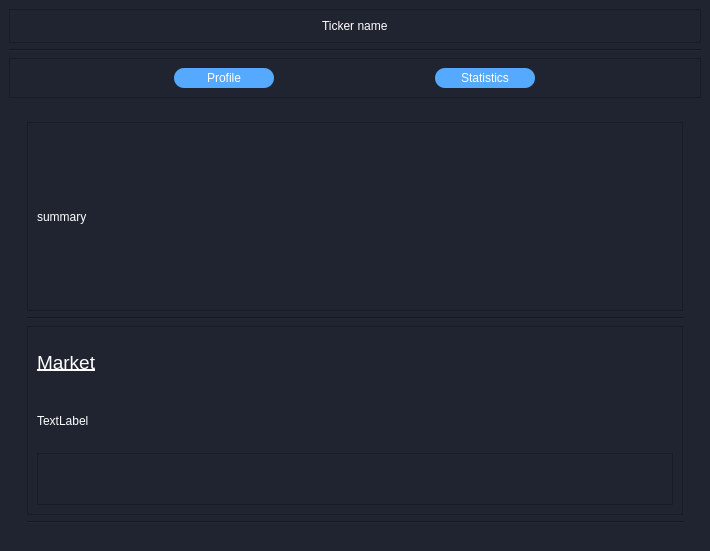
<?xml version="1.0" encoding="UTF-8"?>
<ui version="4.0">
 <class>MainWindow</class>
 <widget class="QMainWindow" name="MainWindow">
  <property name="geometry">
   <rect>
    <x>0</x>
    <y>0</y>
    <width>710</width>
    <height>551</height>
   </rect>
  </property>
  <property name="windowTitle">
   <string>MainWindow</string>
  </property>
  <property name="styleSheet">
   <string notr="true">color:rgb(255, 255, 255)</string>
  </property>
  <widget class="QWidget" name="centralwidget">
   <property name="styleSheet">
    <string notr="true">background-color: rgb(32, 36, 48);</string>
   </property>
   <layout class="QVBoxLayout" name="verticalLayout">
    <item>
     <widget class="QFrame" name="frame">
      <property name="frameShape">
       <enum>QFrame::StyledPanel</enum>
      </property>
      <property name="frameShadow">
       <enum>QFrame::Raised</enum>
      </property>
      <layout class="QVBoxLayout" name="verticalLayout_2">
       <item alignment="Qt::AlignHCenter">
        <widget class="QLabel" name="ticker_name">
         <property name="styleSheet">
          <string notr="true">font: 75 24pt &quot;MS Shell Dlg 2&quot;;</string>
         </property>
         <property name="text">
          <string>Ticker name</string>
         </property>
        </widget>
       </item>
      </layout>
     </widget>
    </item>
    <item>
     <widget class="Line" name="line_5">
      <property name="orientation">
       <enum>Qt::Horizontal</enum>
      </property>
     </widget>
    </item>
    <item>
     <widget class="QFrame" name="frame_3">
      <property name="styleSheet">
       <string notr="true">QPushButton {
	border-radius:10px;
	background-color:rgb(85, 170, 255);
}
QPushButton::hover {
	border-radius:10px;
    background-color:rgb(63, 126, 189);
}
QPushButton::pressed {
	border-radius:10px;	
    background-color:rgb(37, 75, 112);
}</string>
      </property>
      <property name="frameShape">
       <enum>QFrame::StyledPanel</enum>
      </property>
      <property name="frameShadow">
       <enum>QFrame::Raised</enum>
      </property>
      <layout class="QHBoxLayout" name="horizontalLayout">
       <item>
        <widget class="QPushButton" name="profile_btn">
         <property name="minimumSize">
          <size>
           <width>0</width>
           <height>20</height>
          </size>
         </property>
         <property name="maximumSize">
          <size>
           <width>100</width>
           <height>16777215</height>
          </size>
         </property>
         <property name="cursor">
          <cursorShape>PointingHandCursor</cursorShape>
         </property>
         <property name="text">
          <string>Profile</string>
         </property>
        </widget>
       </item>
       <item>
        <widget class="QPushButton" name="stats_btn">
         <property name="minimumSize">
          <size>
           <width>0</width>
           <height>20</height>
          </size>
         </property>
         <property name="maximumSize">
          <size>
           <width>100</width>
           <height>16777215</height>
          </size>
         </property>
         <property name="cursor">
          <cursorShape>PointingHandCursor</cursorShape>
         </property>
         <property name="text">
          <string>Statistics</string>
         </property>
        </widget>
       </item>
      </layout>
     </widget>
    </item>
    <item>
     <widget class="QStackedWidget" name="stackedWidget">
      <property name="currentIndex">
       <number>1</number>
      </property>
      <widget class="QWidget" name="stock_profile_page">
       <layout class="QVBoxLayout" name="verticalLayout_3">
        <item>
         <widget class="Line" name="line_4">
          <property name="orientation">
           <enum>Qt::Horizontal</enum>
          </property>
         </widget>
        </item>
        <item>
         <widget class="QScrollArea" name="scrollArea">
          <property name="frameShape">
           <enum>QFrame::NoFrame</enum>
          </property>
          <property name="widgetResizable">
           <bool>true</bool>
          </property>
          <widget class="QWidget" name="scrollAreaWidgetContents">
           <property name="geometry">
            <rect>
             <x>0</x>
             <y>0</y>
             <width>657</width>
             <height>402</height>
            </rect>
           </property>
           <layout class="QGridLayout" name="gridLayout">
            <item row="4" column="0">
             <widget class="Line" name="line">
              <property name="orientation">
               <enum>Qt::Horizontal</enum>
              </property>
             </widget>
            </item>
            <item row="8" column="0">
             <widget class="Line" name="line_3">
              <property name="orientation">
               <enum>Qt::Horizontal</enum>
              </property>
             </widget>
            </item>
            <item row="13" column="0">
             <widget class="Line" name="line_2">
              <property name="orientation">
               <enum>Qt::Horizontal</enum>
              </property>
             </widget>
            </item>
            <item row="14" column="0" alignment="Qt::AlignTop">
             <widget class="QFrame" name="frame_6">
              <property name="frameShape">
               <enum>QFrame::StyledPanel</enum>
              </property>
              <property name="frameShadow">
               <enum>QFrame::Raised</enum>
              </property>
              <layout class="QGridLayout" name="gridLayout_5">
               <item row="0" column="0">
                <widget class="QLabel" name="website">
                 <property name="text">
                  <string>website</string>
                 </property>
                </widget>
               </item>
              </layout>
             </widget>
            </item>
            <item row="0" column="0">
             <widget class="QFrame" name="summary_frame">
              <property name="frameShape">
               <enum>QFrame::StyledPanel</enum>
              </property>
              <property name="frameShadow">
               <enum>QFrame::Raised</enum>
              </property>
              <layout class="QGridLayout" name="gridLayout_4">
               <item row="0" column="0">
                <widget class="QLabel" name="summary">
                 <property name="styleSheet">
                  <string notr="true">font: 12pt &quot;MS Shell Dlg 2&quot;;</string>
                 </property>
                 <property name="text">
                  <string>summary</string>
                 </property>
                </widget>
               </item>
              </layout>
             </widget>
            </item>
            <item row="5" column="0">
             <widget class="QFrame" name="frame_2">
              <property name="frameShape">
               <enum>QFrame::StyledPanel</enum>
              </property>
              <property name="frameShadow">
               <enum>QFrame::Raised</enum>
              </property>
              <layout class="QGridLayout" name="gridLayout_2">
               <item row="1" column="0">
                <widget class="QLabel" name="sector">
                 <property name="text">
                  <string>TextLabel</string>
                 </property>
                </widget>
               </item>
               <item row="2" column="0">
                <widget class="QLabel" name="label_13">
                 <property name="font">
                  <font>
                   <family>MS Shell Dlg 2</family>
                   <pointsize>14</pointsize>
                   <weight>9</weight>
                   <italic>false</italic>
                   <bold>false</bold>
                   <underline>true</underline>
                  </font>
                 </property>
                 <property name="styleSheet">
                  <string notr="true">font: 75 14pt &quot;MS Shell Dlg 2&quot;;</string>
                 </property>
                 <property name="text">
                  <string>Full Time Employees</string>
                 </property>
                </widget>
               </item>
               <item row="0" column="1">
                <widget class="QLabel" name="label_5">
                 <property name="font">
                  <font>
                   <family>MS Shell Dlg 2</family>
                   <pointsize>14</pointsize>
                   <weight>9</weight>
                   <italic>false</italic>
                   <bold>false</bold>
                   <underline>true</underline>
                  </font>
                 </property>
                 <property name="styleSheet">
                  <string notr="true">font: 75 14pt &quot;MS Shell Dlg 2&quot;;</string>
                 </property>
                 <property name="text">
                  <string>Industry</string>
                 </property>
                </widget>
               </item>
               <item row="0" column="0">
                <widget class="QLabel" name="label_3">
                 <property name="font">
                  <font>
                   <family>MS Shell Dlg 2</family>
                   <pointsize>14</pointsize>
                   <weight>9</weight>
                   <italic>false</italic>
                   <bold>false</bold>
                   <underline>true</underline>
                  </font>
                 </property>
                 <property name="styleSheet">
                  <string notr="true">font: 75 14pt &quot;MS Shell Dlg 2&quot;;</string>
                 </property>
                 <property name="text">
                  <string>Sector</string>
                 </property>
                </widget>
               </item>
               <item row="1" column="1">
                <widget class="QLabel" name="industry">
                 <property name="text">
                  <string>TextLabel</string>
                 </property>
                </widget>
               </item>
               <item row="3" column="0">
                <widget class="QLabel" name="employees">
                 <property name="text">
                  <string>TextLabel</string>
                 </property>
                </widget>
               </item>
              </layout>
             </widget>
            </item>
            <item row="9" column="0">
             <widget class="QFrame" name="frame_4">
              <property name="frameShape">
               <enum>QFrame::StyledPanel</enum>
              </property>
              <property name="frameShadow">
               <enum>QFrame::Raised</enum>
              </property>
              <layout class="QGridLayout" name="gridLayout_3">
               <item row="1" column="0">
                <widget class="QLabel" name="country">
                 <property name="text">
                  <string>country</string>
                 </property>
                </widget>
               </item>
               <item row="9" column="0">
                <widget class="QLabel" name="zip">
                 <property name="text">
                  <string>zip</string>
                 </property>
                </widget>
               </item>
               <item row="0" column="0">
                <widget class="QLabel" name="label">
                 <property name="font">
                  <font>
                   <family>MS Shell Dlg 2</family>
                   <pointsize>14</pointsize>
                   <weight>9</weight>
                   <italic>false</italic>
                   <bold>false</bold>
                   <underline>true</underline>
                  </font>
                 </property>
                 <property name="styleSheet">
                  <string notr="true">font: 75 14pt &quot;MS Shell Dlg 2&quot;;</string>
                 </property>
                 <property name="text">
                  <string>Personal info</string>
                 </property>
                </widget>
               </item>
               <item row="5" column="0">
                <widget class="QLabel" name="city">
                 <property name="text">
                  <string>city</string>
                 </property>
                </widget>
               </item>
               <item row="7" column="0">
                <widget class="QLabel" name="phone">
                 <property name="text">
                  <string>phone</string>
                 </property>
                </widget>
               </item>
               <item row="3" column="0">
                <widget class="QLabel" name="state">
                 <property name="text">
                  <string>state</string>
                 </property>
                </widget>
               </item>
               <item row="6" column="0">
                <widget class="QLabel" name="address">
                 <property name="text">
                  <string>address</string>
                 </property>
                </widget>
               </item>
              </layout>
             </widget>
            </item>
           </layout>
          </widget>
         </widget>
        </item>
       </layout>
      </widget>
      <widget class="QWidget" name="crypto_profile_page">
       <layout class="QVBoxLayout" name="verticalLayout_4">
        <item>
         <widget class="QScrollArea" name="scrollArea_2">
          <property name="frameShape">
           <enum>QFrame::NoFrame</enum>
          </property>
          <property name="widgetResizable">
           <bool>true</bool>
          </property>
          <widget class="QWidget" name="scrollAreaWidgetContents_2">
           <property name="geometry">
            <rect>
             <x>0</x>
             <y>0</y>
             <width>674</width>
             <height>395</height>
            </rect>
           </property>
           <layout class="QGridLayout" name="gridLayout_6">
            <item row="8" column="0">
             <widget class="Line" name="line_7">
              <property name="orientation">
               <enum>Qt::Horizontal</enum>
              </property>
             </widget>
            </item>
            <item row="5" column="0">
             <widget class="QFrame" name="frame_5">
              <property name="frameShape">
               <enum>QFrame::StyledPanel</enum>
              </property>
              <property name="frameShadow">
               <enum>QFrame::Raised</enum>
              </property>
              <layout class="QGridLayout" name="gridLayout_9">
               <item row="1" column="0">
                <widget class="QLabel" name="label_4">
                 <property name="font">
                  <font>
                   <family>MS Shell Dlg 2</family>
                   <pointsize>14</pointsize>
                   <weight>9</weight>
                   <italic>false</italic>
                   <bold>false</bold>
                   <underline>true</underline>
                  </font>
                 </property>
                 <property name="styleSheet">
                  <string notr="true">font: 75 14pt &quot;MS Shell Dlg 2&quot;;</string>
                 </property>
                 <property name="text">
                  <string>Market</string>
                 </property>
                </widget>
               </item>
               <item row="2" column="0">
                <widget class="QLabel" name="crypto_market">
                 <property name="text">
                  <string>TextLabel</string>
                 </property>
                </widget>
               </item>
               <item row="3" column="0">
                <widget class="QFrame" name="frame_7">
                 <property name="frameShape">
                  <enum>QFrame::StyledPanel</enum>
                 </property>
                 <property name="frameShadow">
                  <enum>QFrame::Raised</enum>
                 </property>
                </widget>
               </item>
              </layout>
             </widget>
            </item>
            <item row="0" column="0">
             <widget class="QFrame" name="summary_frame_2">
              <property name="frameShape">
               <enum>QFrame::StyledPanel</enum>
              </property>
              <property name="frameShadow">
               <enum>QFrame::Raised</enum>
              </property>
              <layout class="QGridLayout" name="gridLayout_8">
               <item row="0" column="0">
                <widget class="QLabel" name="crypto_summary">
                 <property name="styleSheet">
                  <string notr="true">font: 12pt &quot;MS Shell Dlg 2&quot;;</string>
                 </property>
                 <property name="text">
                  <string>summary</string>
                 </property>
                </widget>
               </item>
              </layout>
             </widget>
            </item>
            <item row="4" column="0">
             <widget class="Line" name="line_6">
              <property name="orientation">
               <enum>Qt::Horizontal</enum>
              </property>
             </widget>
            </item>
           </layout>
          </widget>
         </widget>
        </item>
       </layout>
      </widget>
      <widget class="QWidget" name="start_page"/>
      <widget class="QWidget" name="stock_statistics_page"/>
      <widget class="QWidget" name="crypto_statistics_page"/>
     </widget>
    </item>
   </layout>
  </widget>
 </widget>
 <resources/>
 <connections/>
</ui>
